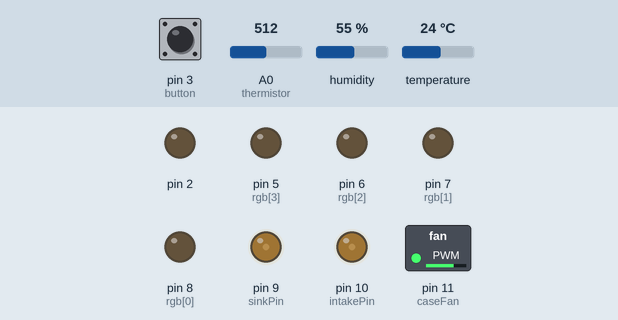
Recording of a sketch running on a simulated Arduino Uno, built with avr-gcc and run on an emulated ATmega328P. Shown: switched loads named in the sketch (green lamp = pin HIGH), output pins drawn as LEDs (lit = HIGH). Dashed ring = blinking. The inputs (shaded band) are chosen by the test bench; at power-on: pin 3 (button) HIGH, A0 (thermistor) = 512, humidity 55 %, temperature 24 °C.

Above: at 1.8 s.
1.9 s: pin 3 (button) pulled LOW for 1.25 s
At 6.7 s:
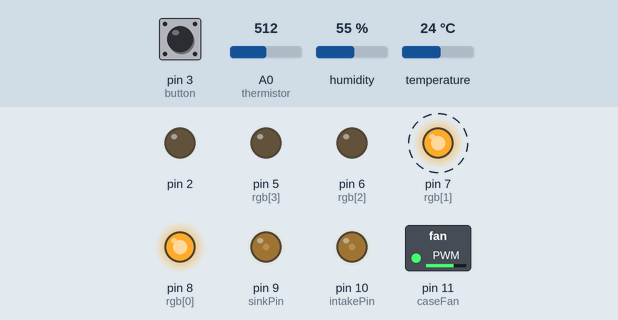
9.2 s: pin 3 (button) pulled LOW for 3.2 s
At 15.9 s:
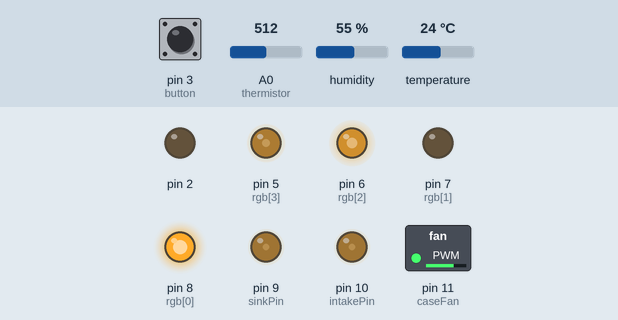
21.6 s: pin 3 (button) pulsed LOW 5 times (0.12 s each, 0.3 s apart)
At 27.0 s:
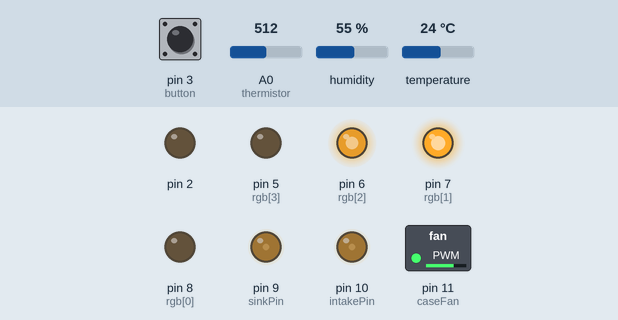
Timing chart, 0 to 28.5 s (numbered marks = the images above; inputs shaded):
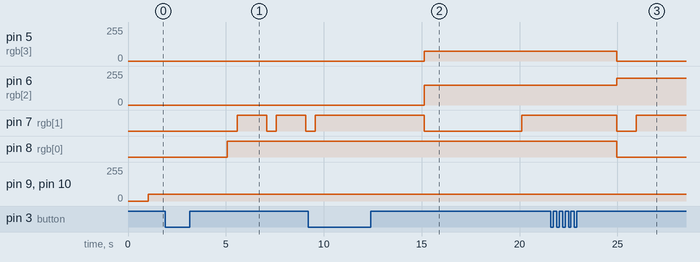

The sketch:

barrel_control.ino
```cpp
#include <DHT.h>
#include <math.h>

//#define TEST

const int dhtPin = A1;
DHT dht(dhtPin, DHT11);

//fans
const int sinkPin = 9;
const int intakePin = 10;
const int caseFan = 11;

int sinkP = 20;
int intakeP = 20;

const int sinkAim = 35;
const int sinkHys = 5;

const int thermistor = A0;
const int beta = 3950;
float T;
int h, t;

//button
const int button = 3;
volatile int presses = 0;
volatile bool pressed = false;
volatile unsigned long pushTime = 0;

//timing
unsigned long lastFanTime = 0;

//lighting
bool flower = false;
bool automatic = true;
bool status = 0;
const int lights = A4;
unsigned long lastLightTime, lightsOffPeriod;

//RGB LED
char color;
const int rgb[4] = {8,7,6,5};


void setup() {
	//pins
	pinMode(sinkPin, OUTPUT);
	pinMode(intakePin, OUTPUT);
	pinMode(caseFan, OUTPUT);
	analogWrite(caseFan, 175);

	for (int i = 0; i <= 3; i++) {
		pinMode(rgb[i], OUTPUT);
		digitalWrite(rgb[i], 0);
	}
	pinMode(button, INPUT_PULLUP);
	pinMode(2, OUTPUT);
	digitalWrite(2, LOW);

	//fast pwm
	//waveform generation mode
	TCCR1A |= bit(WGM10);
	TCCR1A &= ~bit(WGM11);
	TCCR1B |= bit(WGM12);
	TCCR1B &= ~bit(WGM13);

	//clock select: 1 (no prescaler)
	TCCR1B |= bit(CS10);
	TCCR1B &= ~(bit(CS11) | bit(CS12));


	dht.begin();
	attachInterrupt(digitalPinToInterrupt(button), buttonISR, LOW);
}

void loop() {
	outputs();
	readSensors();
	delay(1000);

	//==== adjust fan speeds ======= every 2min
	if (millis() - lastFanTime >= 120000ul) {
		lastFanTime = millis();
		adjustPower();
	}

	//set value
	analogWrite(sinkPin, sinkP * 255 / 100);
	analogWrite(intakePin, intakeP * 255 / 100);

	//==== light control ==========
	if (!flower) lightsOffPeriod = 21600000ul;		//6h
	else lightsOffPeriod = 43200000ul;				//12h

#ifdef TEST
	digitalWrite(lights, 1);
#else
	//rest of whole days
	if ((automatic && millis() % 86400000ul > lightsOffPeriod) || (!automatic && status)) digitalWrite(lights, 1);
	else digitalWrite(lights, 0);
#endif
}

long readVcc() {
	long result;
	// Read 1.1V reference against AVcc
	ADMUX = _BV(REFS0) | _BV(MUX3) | _BV(MUX2) | _BV(MUX1);
	delay(2); // Wait for Vref to settle
	ADCSRA |= _BV(ADSC); // Convert
	while (bit_is_set(ADCSRA, ADSC));
	result = ADCL;
	result |= ADCH << 8;
	result = 1125300L / result; // Back-calculate AVcc in mV
	return result;
}

float readTemp() {
	//NTC calculation
	float vcc = readVcc() / 1000.0;
	float v = vcc * (float) analogRead(thermistor) / 1023;
	float r = -4700 * (v / (v - vcc));
	float revT = (float) 1 / 298 + (float) 1 / beta * (float) log(r / 4700);
	return (1 / revT - 277);
}

void blink(int blinks, int ontime) {
	int offtime = ontime * 3;
	int r, g, b;

	switch (color) {
		case 'g':
			r = 0;
			g = 200;
			b = 0;
			break;
		case 'y':
			r = 255;
			g = 100;
			b = 0;
			break;
		case 'r':
			r = 200;
			g = 0;
			b = 0;
			break;
		case 'b':
			r = 50;
			g = 100;
			b = 200;
			break;
		case 'c':
			r = 200;
			g = 150;
			b = 75;
			break;
	}

	analogWrite(rgb[0], r);
	analogWrite(rgb[2], g);
	analogWrite(rgb[3], b);

	for (int i = 0; i < blinks; i++) {

		digitalWrite(rgb[1], 0);
		delay(ontime);

		digitalWrite(rgb[1], 1);
		delay(offtime);
	}

}

void readSensors() {
	h = dht.readHumidity() + 11;
	t = dht.readTemperature() + 1;
	T = readTemp();
}

void displayTempHum() {
	//temperature
	//sink
	if (T <= sinkAim) color = 'b';
	else if (T > sinkAim && T <= sinkAim + sinkHys) color = 'y';
	else if (T > sinkAim + sinkHys) color = 'r';

	blink((int) T / 10, 100);
	delay(1000);
	blink((int) T % 10, 100);
	delay(2000);

	//air
	color = 'c';

	blink((int) t / 10, 100);
	delay(1000);
	blink((int) t % 10, 100);
	delay(2000);

	//humidity
	blink((int) h / 10, 100);
}

void displayFans() {
	color = 'c';
	blink((int) sinkP / 10, 100);
	delay(1000);
	blink((int) sinkP % 10, 100);
	delay(2000);
	blink((int) intakeP / 10, 100);
	delay(1000);
	blink((int) intakeP % 10, 100);
}

void displayMode() {
	if (!flower) color = 'g'; else if (flower) color = 'r';
	blink(1, 1000);
}

void adjustPower() {
	//HEAT SINK
	//if lamps off: fan off
	if (T <= 27) sinkP = 0;
	//low enough temp
	else if (T <= sinkAim - sinkHys && sinkP >= 1) sinkP--;
	//higher temp
	else if (T > sinkAim + sinkHys && sinkP <= 85) sinkP += 10;


	//INTAKE
	//too hot or humid: crank it!
	if ((t >= 30 || h > 80) && intakeP < 85) intakeP += 5;
	//cool enough: calm it!
	else if (t < 30 && intakeP > 10) intakeP--;
}

void changeMode() {
	digitalWrite(rgb[0], 1);
	analogWrite(rgb[2], 150);
	analogWrite(rgb[3], 75);
	digitalWrite(rgb[1], 0);

	//wait 5s
	for (int i = 0; i < 500; i++) delay(10);
	digitalWrite(rgb[1], 1);
	delay(800);

	if (pressed && presses == 5 + 2) {
		flower = !flower;
		//confirmation
		if (!flower) color = 'g'; else if (flower) color = 'r';
		blink(2, 50);

		pressed = false;
		presses = 0;
	}
}

void switchLightControl() {
	//current control mode
	if (automatic) color = 'g'; else color = 'c';
	blink(1, 1000);

	automatic = !automatic;

	//updated mode
	if (automatic) color = 'g'; else color = 'c';
	blink(1, 1000);
}


void outputs() {
	if (pressed) {

		//wait 3s for other presses
		for (int i = 0; i < 300; i++) delay(10);

		// 5sec are over,  display stuff:
		switch (presses) {
			case 1:	displayTempHum(); break;
			case 2: displayFans(); break;
			case 3: status = !status; break;
			case 4: switchLightControl(); break;
			case 5: displayMode(); break;
			case 6: changeMode(); break;
			default:
				color = 'r';
				blink(3, 500);

		}

		// reset communication with buttonISR
		presses = 0;
		pressed = false;
	}
}

void buttonISR() {
	if (millis() - pushTime >= 200) {
		presses++;

		//set flag
		pressed = true;
		pushTime = millis();
	}
}
```

Measured:
- after the input at 1.9 s, pin 7 (rgb[1]): alternates HIGH for 1.5 s and LOW for 0.50 s, starting after 3.7 s; pin 8 (rgb[0]): LOW → HIGH after 3.2 s
- after the input at 9.2 s, pin 5 (rgb[3]): 0/255 → 75/255 after 5.9 s; pin 6 (rgb[2]): 0/255 → 150/255 after 5.9 s
- after the input at 21.6 s, pin 5 (rgb[3]): 75/255 → 0/255 after 3.4 s; pin 6 (rgb[2]): 150/255 → 200/255 after 3.4 s; pin 7 (rgb[1]): HIGH → LOW after 3.4 s, → HIGH 1.0 s later; pin 8 (rgb[0]): HIGH → LOW after 3.4 s
